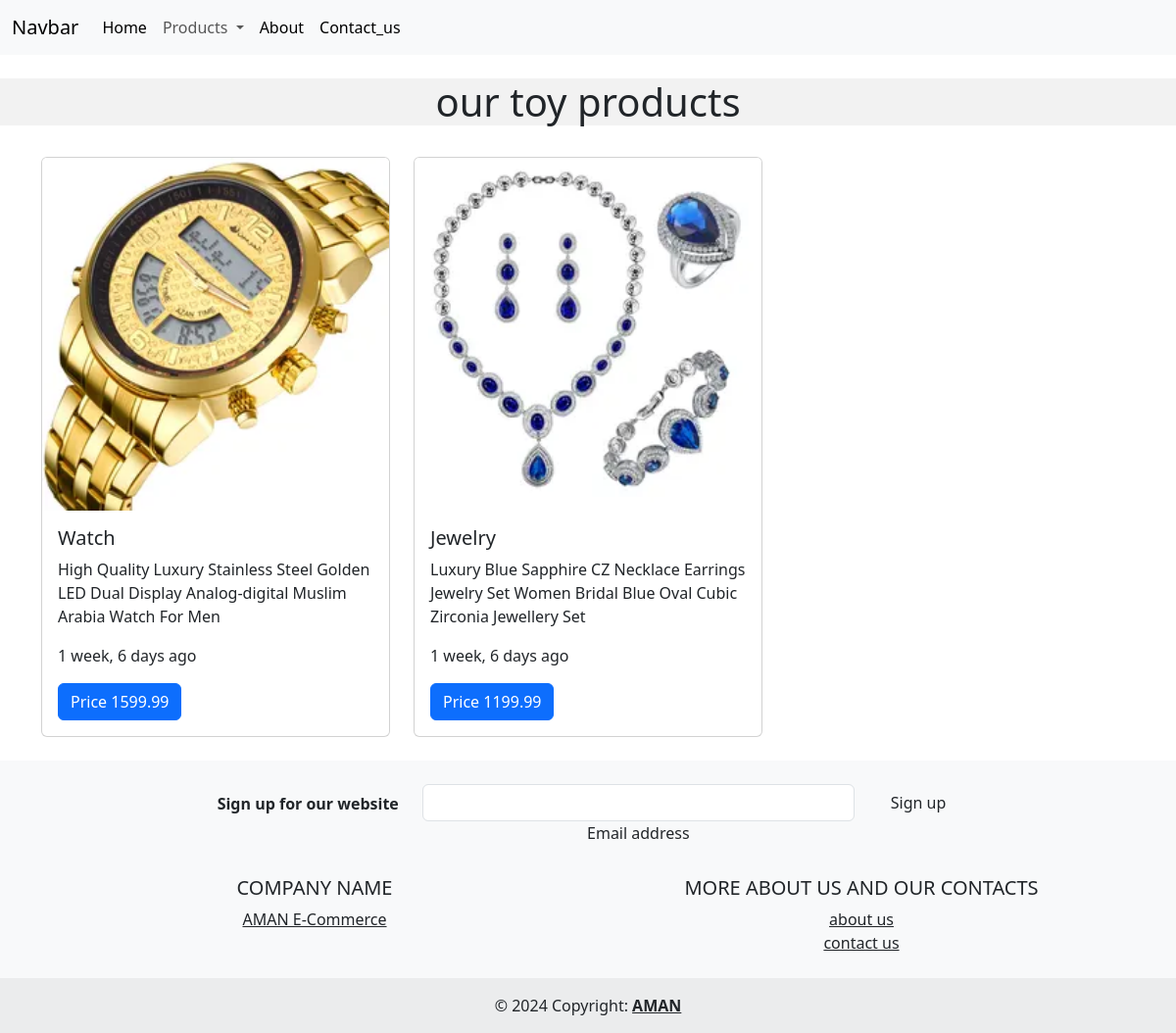
Screenshot of /accessories/ with the database file from the repository.
### commerce/models.py (models this page shows, shortened)
class Product(models.Model):
    product_name = models.CharField(max_length=100)
    product_description = models.TextField()
    category = models.ForeignKey(Category, on_delete= models.CASCADE)
    type = models.ForeignKey(Type, on_delete= models.CASCADE, null=True)
    image = models.ImageField(null = True)
    price= models.FloatField(null = True)
    date = models.DateField(auto_now_add=True, null = True)

class CompanyInformation(models.Model):
    name = models.CharField(max_length=100)
    description = models.TextField()

### commerce/views.py (the view)
# urls.py: path('accessories/', accessories, name= 'access'),
def accessories(requests):
    info = CompanyInformation.objects.all().first()
    products = Product.objects.all()
    data = {
        'info': info,
        'products': products
    }
    return render(requests, "accessories.html", data)

### commerce/templates/accessories.html (shortened to what this page needs)
<!DOCTYPE html>
<html lang="en">
  <head>
    <link
      href="https://cdn.jsdelivr.net/npm/bootstrap@5.3.2/dist/css/bootstrap.min.css"
      rel="stylesheet"
    />
  </head>
  <body>
    {% include "header.html" %}
    <main>
      <br>
      <h1 Align = 'center' style="background-color: rgba(0, 0, 0, 0.05);">our toy products</h1>
      <br>
      <div class="container">
        <div class="row">
            {% for single_product in products %}
            {% if single_product.category.name == 'accessories' %}
            <div class="col-lg-4 md-3 sm-6">
                <div class="card">
                    <img
                        style="width: auto; height: 360px"
                        src="{{single_product.image.url}}"
                        class="card-img-top"
                        alt="..."
                    />
                    <div class="card-body">
                        <h5 class="card-title">{{single_product.product_name}}</h5>
                        <p class="card-text">{{single_product.product_description}}</p>
                        <p class="card-text">{{single_product.date|timesince}} ago</p>
                        <a href="#" class="btn btn-primary">Price {{single_product.price}}</a>
                    </div>
                </div>
            </div>
            {% endif %}
        {% endfor %}
        </div>
    </div>
    </main>
<br>
    {% include "footer.html" %}
  </body>
</html>

### commerce/templates/footer.html
<footer class="bg-body-tertiary text-center" style="background-color: rgba(0, 0, 0, 0.05);">
    <div class="container p-4">
      <section class="">
        <form action="">
          <div class="row d-flex justify-content-center">
            <div class="col-auto">
              <p class="pt-2">
                <strong>Sign up for our website</strong>
              </p>
            </div>
            <div class="col-md-5 col-12">
              <div data-mdb-input-init class="form-outline mb-4">
                <input type="email" id="form5Example24" class="form-control" />
                <label class="form-label" for="form5Example24">Email address</label>
              </div>
            </div>
            <div class="col-auto">
              <button data-mdb-ripple-init type="submit" class="btn btn-outline mb-4">
                Sign up
              </button>
            </div>
          </div>
        </form>
      </section>
      <section class="">
        <div class="row">
          <div class="col-lg-6 col-md-6 mb-6 mb-md-0">
            <h5 class="text-uppercase">Company name</h5>
            <ul class="list-unstyled mb-0">
              <li>
                <a class="text-body" href="#">{{info.name}}</a>
              </li>
            </ul>
          </div>
          <div class="col-lg-6 col-md-6 mb-6 mb-md-0">
            <h5 class="text-uppercase">more about us and our contacts</h5>
            <ul class="list-unstyled mb-0">
              <li>
                <a class="text-body" href="{% url 'about' %}">about us</a>
              </li>
              <li>
                <a class="text-body" href="{% url 'contact' %}">contact us</a>
              </li>
            </ul>
          </div>
        </div>
      </section>
    </div>
    <div class="text-center p-3" style="background-color: rgba(0, 0, 0, 0.05);">
      © 2024 Copyright:
      <a class="text-reset fw-bold" href="#">AMAN</a>
    </div>
  </footer>

### rows the page displays
Product: image (picture), product_name "Watch", product_description "High Quality Luxury Stainless Steel Golden LED Dual Display Analog-digital Muslim Arabia Watch For Men", date "1 week, 6 days", price "1599.99"
Product: image (picture), product_name "Jewelry", product_description "Luxury Blue Sapphire CZ Necklace Earrings Jewelry Set Women Bridal Blue Oval Cubic Zirconia Jewellery Set", date "1 week, 6 days", price "1199.99"
CompanyInformation: name "AMAN E-Commerce"
